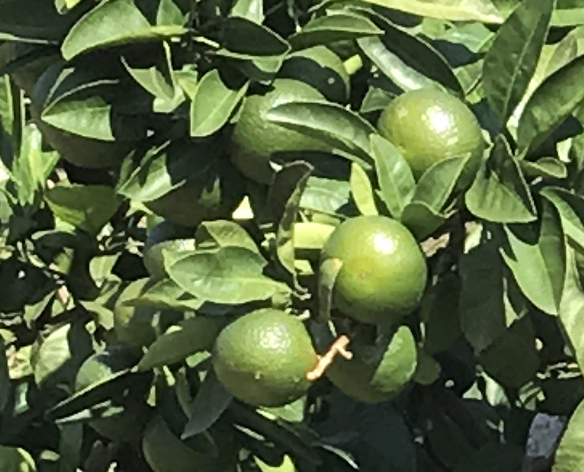
%> input picture fruit_set/11/11.jpg, 584 x 472 px
$ octave Process1_imageload_filtering.m   (GNU Octave 9; MATLAB toolbox functions it lacks are replaced by stand-ins)
%> lines starting %> are read from the running program, lines starting %| are printed output that depends on the picture; in (x1, y1, x2, y2) boxes, pixels count from 0 and x2, y2 are one past the last pixel; in counts of white or black regions, pixels touching at a corner belong together; the program's own positions count from 1
### fruit_set/2/bfilter2.m
%简单地说:
%A为给定图像，归一化到[0,1]的矩阵
%W为双边滤波器（核）的边长/2
%定义域方差σd记为SIGMA(1),值域方差σr记为SIGMA(2)

%%%%%%%%%%%%%%%%%%%%%%%%%%%%%%%%%%%%%%%%%%%%%%%%%%%%%%%%%%%%%
% Pre-process input and select appropriate filter.
function B = bfilter2(A,w,sigma)

% Verify that the input image exists and is valid.
if ~exist('A','var') || isempty(A)
   error('Input image A is undefined or invalid.');
end
if ~isfloat(A) || ~sum([1,3] == size(A,3)) || ...
      min(A(:)) < 0 || max(A(:)) > 1
   error(['Input image A must be a double precision ',...
          'matrix of size NxMx1 or NxMx3 on the closed ',...
          'interval [0,1].']);
end

% Verify bilateral filter window size.
if ~exist('w','var') || isempty(w) || ...
      numel(w) ~= 1 || w < 1
   w = 5;
end
w = ceil(w);

% Verify bilateral filter standard deviations.
if ~exist('sigma','var') || isempty(sigma) || ...
      numel(sigma) ~= 2 || sigma(1) <= 0 || sigma(2) <= 0
   sigma = [3 0.1];
end

% Apply either grayscale or color bilateral filtering.
if size(A,3) == 1
   B = bfltGray(A,w,sigma(1),sigma(2));
else
   B = bfltColor(A,w,sigma(1),sigma(2));
end


%%%%%%%%%%%%%%%%%%%%%%%%%%%%%%%%%%%%%%%%%%%%%%%%%%%%%%%%%%%%%
% Implements bilateral filtering for grayscale images.
function B = bfltGray(A,w,sigma_d,sigma_r)

% Pre-compute Gaussian distance weights.
[X,Y] = meshgrid(-w:w,-w:w);
%创建核距离矩阵，e.g.
%  [x,y]=meshgrid(-1:1,-1:1)
%
% x =
%
%     -1     0     1
%     -1     0     1
%     -1     0     1
%
%
% y =
%
%     -1    -1    -1
%      0     0     0
%      1     1     1
%计算定义域核
G = exp(-(X.^2+Y.^2)/(2*sigma_d^2));

% Create waitbar.
h = waitbar(0,'Applying bilateral filter...');
set(h,'Name','Bilateral Filter Progress');

% Apply bilateral filter.
%计算值域核H 并与定义域核G 乘积得到双边权重函数F
dim = size(A);
B = zeros(dim);
for i = 1:dim(1)
   for j = 1:dim(2)

         % Extract local region.
         iMin = max(i-w,1);
         iMax = min(i+w,dim(1));
         jMin = max(j-w,1);
         jMax = min(j+w,dim(2));
         %定义当前核所作用的区域为(iMin:iMax,jMin:jMax)
         I = A(iMin:iMax,jMin:jMax);%提取该区域的源图像值赋给I

         % Compute Gaussian intensity weights.
         H = exp(-(I-A(i,j)).^2/(2*sigma_r^2));

         % Calculate bilateral filter response.
         F = H.*G((iMin:iMax)-i+w+1,(jMin:jMax)-j+w+1);
         B(i,j) = sum(F(:).*I(:))/sum(F(:));

   end
   waitbar(i/dim(1));
end

% Close waitbar.
close(h);


%%%%%%%%%%%%%%%%%%%%%%%%%%%%%%%%%%%%%%%%%%%%%%%%%%%%%%%%%%%%%
% Implements bilateral filter for color images.
% [59 lines left out: function bfltColor, not called in this run]

### fruit_set/1/edge_enhance.m
function [ I2 ] = edge_enhance( I )
% I = rgb2gray(I);
% imshow(I);
I2 = I;
BW1 = edge(I,'Canny',0.1,'horizontal',0.1);

se = strel('square',1);
BW1 = imdilate(BW1,se,2);
BW1 = imerode(BW1,se,2);
% BW1 = imdilate(BW1,se,2);

L = bwlabel(BW1);
S = regionprops(L, 'all');
BW2 = ismember(L, find([S.Area]>=100 ));


for i = 1:size(BW2,1)

for j = 1:size(BW2,2)

   pixel = BW2(i,j);
   if(pixel == 1)

       I2(i,j) = 0;


   end

end

end


% figure
% imshowpair(BW2,I2,'montage')


end

### fruit_set/11/Process1_imageload_filtering.m
J=imread('11.jpg');
%> J is the input picture: size 472x584x3 uint8; mean R, G, B 86.2, 101.1, 63.2
I = rgb2gray(J);
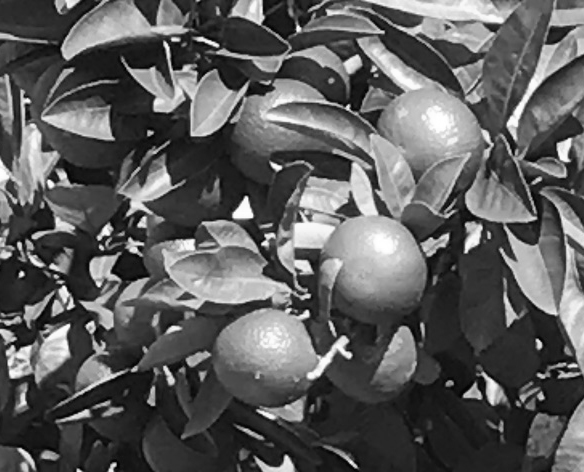
%> I: size 472x584 uint8; min 0, max 255, mean 92.3
imsize = 400*300
imsize_real = size(I,1)*size(I,2);
%> imsize_real = 275648
alpha = sqrt(imsize_real/imsize);
%> alpha = 1.52
I = imresize(I,[size(I,1)/alpha,size(I,2)/alpha]);
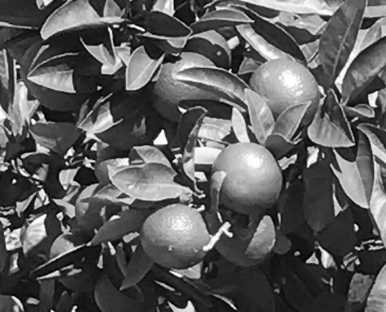
%> I: size 312x386 uint8; min 0, max 255, mean 92.3
                                                       %to enhance the edge in order to seperate different obj

I=double(I)/255;
%> I: size 312x386 double

%bilateral filter
w = 3;       % bilateral filter half-width
sigma = [10 1]; % bilateral filter standard deviations

% I = edge_enhance(I);
 Is=bfilter2(I,w,sigma);
%> after the loop in bfltGray, `for i = 1:dim(1)`:
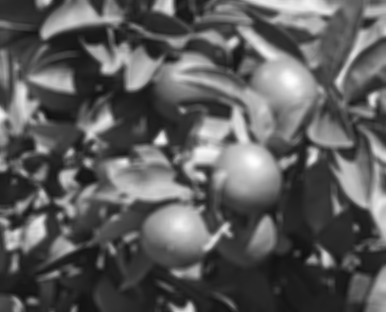
%> B: size 312x386 double; min 0.0639, max 0.998, mean 0.362
 Is = edge_enhance(Is);
%> in edge_enhance, `BW1 = edge(I,'Canny',0.1,'horizontal',0.1);`:
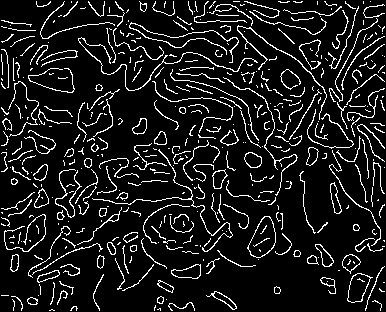
%> BW1: size 312x386 logical; 10.5% white in thin lines or dots
%> in edge_enhance, `L = bwlabel(BW1);`:
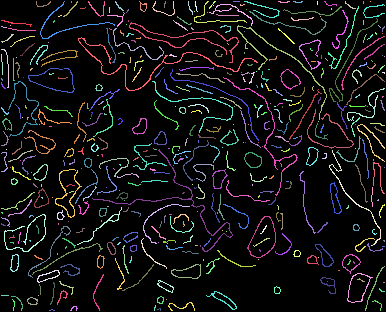
%> L: size 312x386 double; 452 distinct labels, from 0 to 451; one colour per label, 0 black
%> in edge_enhance, `S = regionprops(L, 'all');`: S = 451 regions; largest, box (x1, y1, x2, y2), Area, Centroid, MajorAxisLength, MinorAxisLength and Eccentricity: (78, 37, 258, 91) 371 [152.2 63.9] 209.6 48.24 0.973, (92, 149, 233, 252) 346 [181.7 207] 156.1 76.19 0.873, (129, 22, 239, 63) 300 [188.6 39.3] 139 24.77 0.984
%> in edge_enhance, `BW2 = ismember(L, find([S.Area]>=100 ));`:
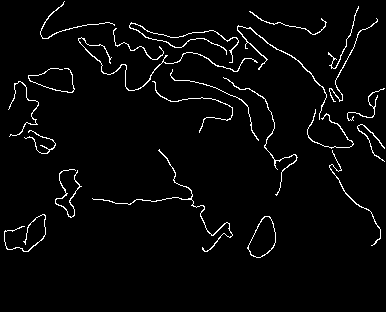
%> BW2: size 312x386 logical; 3.2% white in thin lines or dots, all inside (x1, y1, x2, y2) = (4, 1, 385, 258)
%> after the loop in edge_enhance, `for i = 1:size(BW2,1)`:
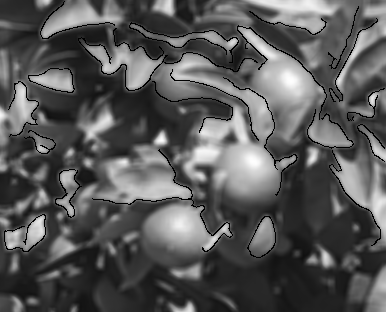
%> I2: size 312x386 double; 3.15% of pixels changed, all inside (x1, y1, x2, y2) = (4, 1, 385, 258)

figure
imshow(Is);
%
bwSet = {};

maxNum = 0;
figure
imshow(rgb2gray(imresize(J,[size(J,1)/alpha,size(J,2)/alpha])));
step = 5;
color = [0,1,0];
%> (the run ends here)
